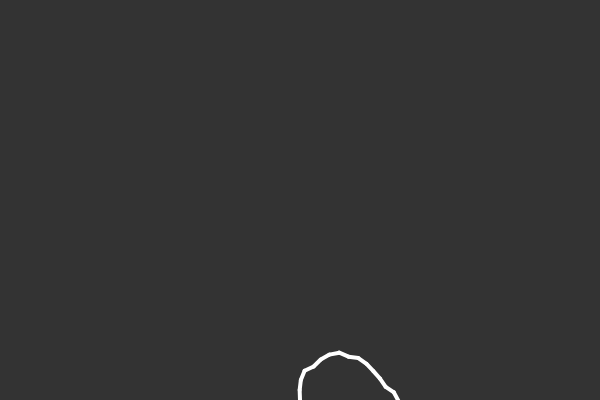
Frame 1 (no input)
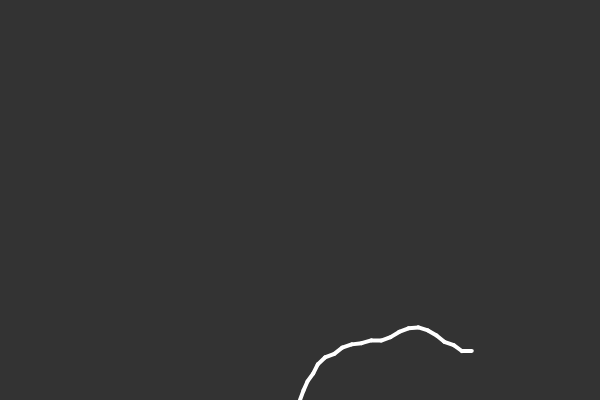
Frame 60 (no input)
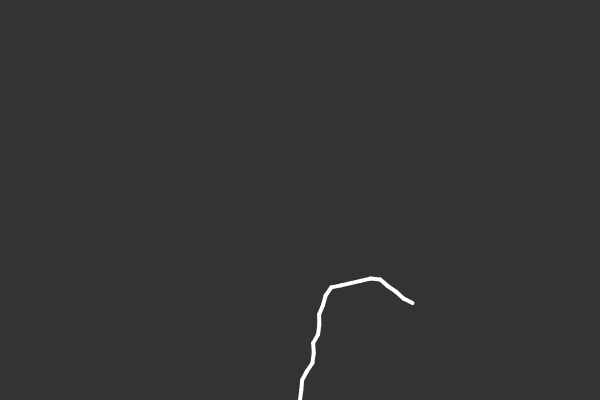
Frame 120 (the mouse pressed at the canvas centre since frame 60)

The p5.js sketch that drew these frames (run headless with seeded random() and noise() and a simulated clock; from frame 60 on, the mouse is pressed at the canvas centre):

// p5.js sketch
// ── sketch.js

/*
    Demonstrate forward kinematics

    Kinematics
    https://en.wikipedia.org/wiki/Kinematics

    Kinematics is a subfield of physics, developed in classical mechanics, that describes
        the motion of points, bodies, and systems of bodies without considering
        the forces that cause them to move.
    Kinematics, as a field of study, is often referred to as the "geometry of motion"
        and is occasionally seen as a branch of mathematics.
    A kinematics problem begins by describing the geometry of the system and
        declaring the initial conditions of any known values of position, velocity and/or 
        acceleration of points within the system. Then, using arguments from geometry,
        the position, velocity and acceleration of any unknown parts of the system can be determined.
    The study of how forces act on bodies falls within kinetics, not kinematics.

*/

let tentacle;

function setup() {
    createCanvas(600, 400);

    const x = width / 2;
    const y = height;
    const pos = new p5.Vector(x, y);

    tentacle = new Segment(pos, 10, 0);

    let current = tentacle;
    for (let i = 0; i < 20; i++) {
        const next = new Segment(current, 10, 0);
        current.child = next;
        current = next;
    }
}

function draw() {
    background(51);

    let next = tentacle;
    while (next) {
        next.wiggle();
        next.update();
        next.show();
        next = next.child;
    }
}

// ── segment.js

class Segment {
    
    constructor(point, len, angle) {
        if (point instanceof Segment) {
            this.parent = point;
            this.a = new p5.Vector(this.parent.b.x, this.parent.b.y);
        } else {  // p5.Vector
            this.parent = null;
            this.a = point;
        }
        this.len = len;
        this.angle = angle;
        this.selfAngle = angle;
        this.calculateB();
        this.xoff = random(1000);
        this.child = null;
    }

    wiggle() {
        this.selfAngle = map(noise(this.xoff), 0, 1, 1, -1);
        this.xoff += 0.03;
    }

    update() {
        this.angle = this.selfAngle;
        if (this.parent) {
            this.a = this.parent.b.copy();
            this.angle += this.parent.angle;
        } else {
            this.angle += - PI / 2;
        }
        this.calculateB();
    }

    calculateB() {
        const dx = this.len * cos(this.angle);
        const dy = this.len * sin(this.angle);
        this.b = new p5.Vector(this.a.x + dx, this.a.y + dy);
    }

    show() {
        stroke(255);
        strokeWeight(4);
        line(this.a.x, this.a.y, this.b.x, this.b.y);
    }

}
